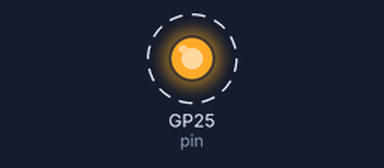
The program below on a simulated Raspberry Pi Pico running MicroPython. On the bench: output pins drawn as LEDs (lit = HIGH). Dashed ring = blinking.

Above: at 0.5 s.
Timing chart, 0 to 4.6 s (numbered marks = the images above):
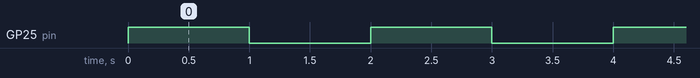

The program:

blink.py
```python
# This program blinks the Builtin LED of Raspberry pi pico
# YouTube Link: https://www.youtube.com/watch?v=QaiO6vtZQgA

from machine import Pin
import time

pin = Pin(25, Pin.OUT)

while True:
    pin.toggle()
    time.sleep_ms(1000) # one second
```

Measured:
- by itself, GP25 (pin): alternates HIGH for 1.0 s and LOW for 1.0 s
